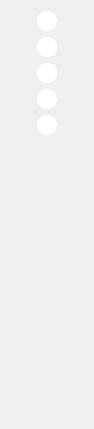
<?xml version="1.0" encoding="UTF-8"?>
<ui version="4.0">
 <class>QSiderBar</class>
 <widget class="QWidget" name="QSiderBar">
  <property name="geometry">
   <rect>
    <x>0</x>
    <y>0</y>
    <width>94</width>
    <height>429</height>
   </rect>
  </property>
  <property name="windowTitle">
   <string>QSiderBar</string>
  </property>
  <layout class="QGridLayout" name="gridLayout">
   <property name="leftMargin">
    <number>0</number>
   </property>
   <property name="topMargin">
    <number>0</number>
   </property>
   <property name="rightMargin">
    <number>0</number>
   </property>
   <property name="bottomMargin">
    <number>0</number>
   </property>
   <property name="spacing">
    <number>0</number>
   </property>
   <item row="0" column="0">
    <widget class="QWidget" name="widget_buttonBar" native="true">
     <property name="minimumSize">
      <size>
       <width>0</width>
       <height>0</height>
      </size>
     </property>
     <property name="maximumSize">
      <size>
       <width>16777215</width>
       <height>16777215</height>
      </size>
     </property>
     <property name="styleSheet">
      <string notr="true">QPushButton{
	border-radius: 10px;
	border:0px;
	background-color: #ffffff;
}
QPushButton:hover{
	background-color: #999999;
}

QPushButton:pressed {
    background-color: #222222;
}</string>
     </property>
     <layout class="QGridLayout" name="gridLayout_2">
      <item row="1" column="0">
       <widget class="QPushButton" name="pushButton_exit">
        <property name="minimumSize">
         <size>
          <width>20</width>
          <height>20</height>
         </size>
        </property>
        <property name="maximumSize">
         <size>
          <width>20</width>
          <height>20</height>
         </size>
        </property>
        <property name="text">
         <string/>
        </property>
        <property name="icon">
         <iconset>
          <normaloff>images/exit.png</normaloff>images/exit.png</iconset>
        </property>
        <property name="iconSize">
         <size>
          <width>20</width>
          <height>20</height>
         </size>
        </property>
        <property name="flat">
         <bool>false</bool>
        </property>
       </widget>
      </item>
      <item row="3" column="0">
       <widget class="QPushButton" name="pushButton_human">
        <property name="minimumSize">
         <size>
          <width>20</width>
          <height>20</height>
         </size>
        </property>
        <property name="maximumSize">
         <size>
          <width>20</width>
          <height>20</height>
         </size>
        </property>
        <property name="text">
         <string/>
        </property>
        <property name="icon">
         <iconset>
          <normaloff>images/user.png</normaloff>images/user.png</iconset>
        </property>
        <property name="iconSize">
         <size>
          <width>20</width>
          <height>20</height>
         </size>
        </property>
        <property name="flat">
         <bool>false</bool>
        </property>
       </widget>
      </item>
      <item row="4" column="0">
       <widget class="QPushButton" name="pushButton_panel">
        <property name="minimumSize">
         <size>
          <width>20</width>
          <height>20</height>
         </size>
        </property>
        <property name="maximumSize">
         <size>
          <width>20</width>
          <height>20</height>
         </size>
        </property>
        <property name="text">
         <string/>
        </property>
        <property name="icon">
         <iconset>
          <normaloff>images/Window2.png</normaloff>images/Window2.png</iconset>
        </property>
        <property name="iconSize">
         <size>
          <width>20</width>
          <height>20</height>
         </size>
        </property>
        <property name="flat">
         <bool>false</bool>
        </property>
       </widget>
      </item>
      <item row="0" column="0">
       <widget class="QPushButton" name="pushButton_help">
        <property name="minimumSize">
         <size>
          <width>20</width>
          <height>20</height>
         </size>
        </property>
        <property name="maximumSize">
         <size>
          <width>20</width>
          <height>20</height>
         </size>
        </property>
        <property name="text">
         <string/>
        </property>
        <property name="icon">
         <iconset>
          <normaloff>images/help.png</normaloff>images/help.png</iconset>
        </property>
        <property name="iconSize">
         <size>
          <width>20</width>
          <height>20</height>
         </size>
        </property>
        <property name="flat">
         <bool>false</bool>
        </property>
       </widget>
      </item>
      <item row="5" column="0">
       <spacer name="verticalSpacer">
        <property name="orientation">
         <enum>Qt::Vertical</enum>
        </property>
        <property name="sizeHint" stdset="0">
         <size>
          <width>20</width>
          <height>40</height>
         </size>
        </property>
       </spacer>
      </item>
      <item row="2" column="0">
       <widget class="QPushButton" name="pushButton_eyeOn">
        <property name="minimumSize">
         <size>
          <width>20</width>
          <height>20</height>
         </size>
        </property>
        <property name="maximumSize">
         <size>
          <width>20</width>
          <height>20</height>
         </size>
        </property>
        <property name="text">
         <string/>
        </property>
        <property name="icon">
         <iconset>
          <normaloff>images/eye.png</normaloff>images/eye.png</iconset>
        </property>
        <property name="iconSize">
         <size>
          <width>20</width>
          <height>20</height>
         </size>
        </property>
        <property name="flat">
         <bool>false</bool>
        </property>
       </widget>
      </item>
     </layout>
    </widget>
   </item>
  </layout>
 </widget>
 <layoutdefault spacing="6" margin="11"/>
 <resources/>
 <connections/>
</ui>
